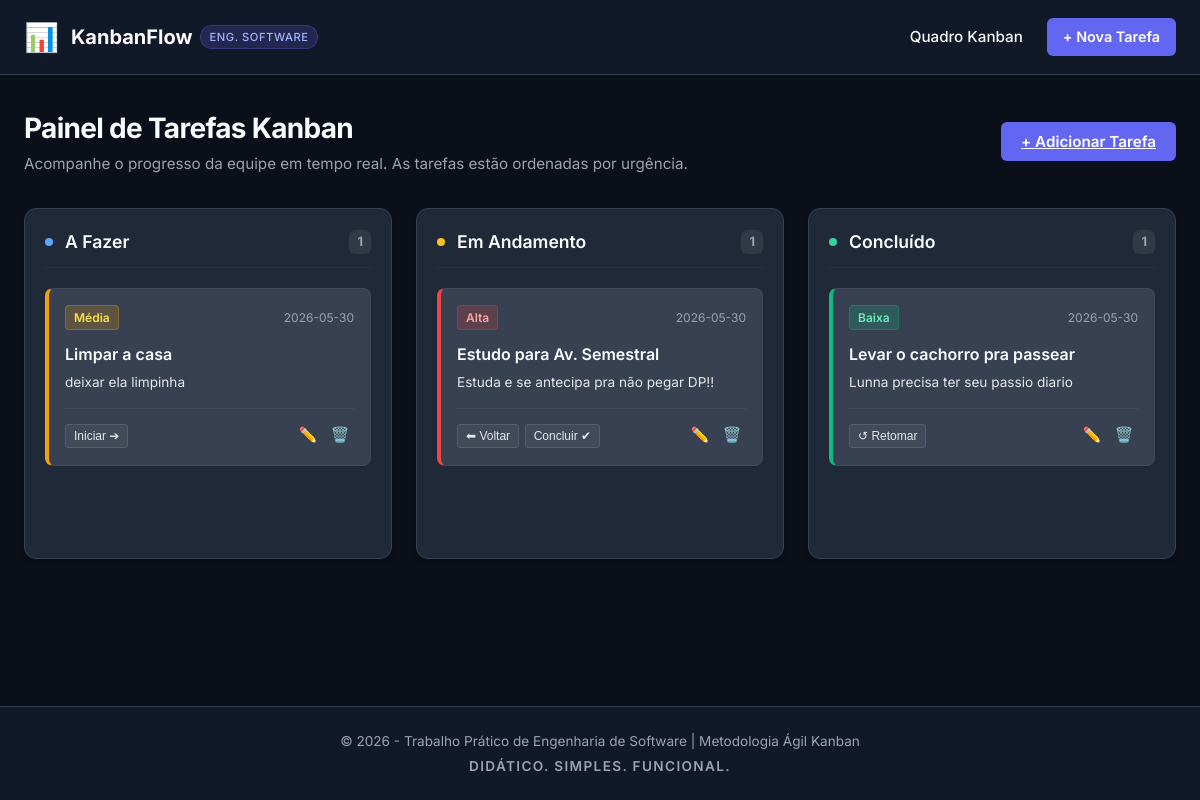
The page / on the database its author committed.
### tables this page shows
CREATE TABLE tasks (
    id INTEGER PRIMARY KEY AUTOINCREMENT,
    title TEXT NOT NULL,
    description TEXT,
    status TEXT NOT NULL DEFAULT 'Pendente', -- Pendente, Em Andamento, Concluído
    priority TEXT NOT NULL DEFAULT 'Média',  -- Baixa, Média, Alta
    created_at TIMESTAMP DEFAULT CURRENT_TIMESTAMP
);

### src/app.py (the view)
@bp.route('/')
def index():
    db = get_db()
    cursor = db.execute(
        'SELECT id, title, description, status, priority, created_at '
        'FROM tasks '
        'ORDER BY '
        '  CASE priority '
        '    WHEN "Alta" THEN 1 '
        '    WHEN "Média" THEN 2 '
        '    WHEN "Baixa" THEN 3 '
        '    ELSE 4 '
        '  END, '
        '  created_at DESC'
    )
    tasks = cursor.fetchall()
    todo_tasks = [t for t in tasks if t['status'] == 'Pendente']
    doing_tasks = [t for t in tasks if t['status'] == 'Em Andamento']
    done_tasks = [t for t in tasks if t['status'] == 'Concluído']
    return render_template(
        'index.html',
        todo=todo_tasks,
        doing=doing_tasks,
        done=done_tasks
    )

### src/db.py (called while the page is built)
def get_db():
    if 'db' not in g:
        g.db = sqlite3.connect(
            current_app.config['DATABASE']
        )
        g.db.row_factory = sqlite3.Row
    return g.db

### templates/index.html (shortened to what this page needs)
{% extends 'base.html' %}
{% block content %}
<div class="board-header">
    <div class="board-info">
        <h2>Painel de Tarefas Kanban</h2>
        <p>Acompanhe o progresso da equipe em tempo real. As tarefas estão ordenadas por urgência.</p>
    </div>
    <div class="board-actions">
        <a href="{{ url_for('tasks.nova') }}" class="btn-primary">+ Adicionar Tarefa</a>
    </div>
</div>
<div class="kanban-board">
    <div class="kanban-column" id="col-todo">
        <div class="column-title">
            <span class="column-indicator indicator-todo"></span>
            <h3>A Fazer</h3>
            <span class="task-count">{{ todo|length }}</span>
        </div>
        <div class="column-cards">
            {% if todo|length == 0 %}
                <div class="empty-column-state">
                    <p>Nenhuma tarefa pendente</p>
                </div>
            {% else %}
                {% for tarefa in todo %}
                    {% include 'components/task_card.html' %}
                {% endfor %}
            {% endif %}
        </div>
    </div>
    <div class="kanban-column" id="col-doing">
        <div class="column-title">
            <span class="column-indicator indicator-doing"></span>
            <h3>Em Andamento</h3>
            <span class="task-count">{{ doing|length }}</span>
        </div>
        <div class="column-cards">
            {% if doing|length == 0 %}
                <div class="empty-column-state">
                    <p>Nenhuma tarefa em execução</p>
                </div>
            {% else %}
                {% for tarefa in doing %}
                    {% include 'components/task_card.html' %}
                {% endfor %}
            {% endif %}
        </div>
    </div>
    <div class="kanban-column" id="col-done">
        <div class="column-title">
            <span class="column-indicator indicator-done"></span>
            <h3>Concluído</h3>
            <span class="task-count">{{ done|length }}</span>
        </div>
        <div class="column-cards">
            {% if done|length == 0 %}
                <div class="empty-column-state">
                    <p>Nenhuma tarefa concluída</p>
                </div>
            {% else %}
                {% for tarefa in done %}
                    {% include 'components/task_card.html' %}
                {% endfor %}
            {% endif %}
        </div>
    </div>
</div>
{% endblock %}

### templates/base.html (shortened to what this page needs)
<!DOCTYPE html>
<html lang="pt-BR">
<head>
    <link rel="stylesheet" href="{{ url_for('static', filename='css/style.css') }}">
</head>
<body>
    <header class="app-header">
        <div class="header-container">
            <div class="logo">
                <span class="logo-icon">📊</span>
                <h1>KanbanFlow <span class="badge-academico">Eng. Software</span></h1>
            </div>
            <nav class="nav-menu">
                <a href="{{ url_for('tasks.index') }}" class="nav-link {% if request.path == '/' %}active{% endif %}">Quadro Kanban</a>
                <a href="{{ url_for('tasks.nova') }}" class="btn-create">+ Nova Tarefa</a>
            </nav>
        </div>
    </header>
    <main class="container">
        {% block content %}{% endblock %}
    </main>
    <footer class="app-footer">
        <div class="footer-container">
            <p>&copy; 2026 - Trabalho Prático de Engenharia de Software | Metodologia Ágil Kanban</p>
            <p class="footer-tag">Didático. Simples. Funcional.</p>
        </div>
    </footer>
</body>
</html>

### templates/components/task_card.html (shortened to what this page needs)
<div class="task-card priority-{{ tarefa.priority|lower }}" id="task-card-{{ tarefa.id }}">
    <div class="task-card-header">
        <span class="badge badge-priority {{ tarefa.priority|lower }}" title="Prioridade: {{ tarefa.priority }}">
            {{ tarefa.priority }}
        </span>
        <span class="task-date" title="Criada em: {{ tarefa.created_at }}">
            {{ tarefa.created_at[:10] }}
        </span>
    </div>
    <div class="task-card-body">
        <h4 class="task-title">{{ tarefa.title }}</h4>
        {% if tarefa.description %}
            <p class="task-description">{{ tarefa.description }}</p>
        {% else %}
            <p class="task-description empty-desc">Sem descrição disponível.</p>
        {% endif %}
    </div>
    <div class="task-card-footer">
        <div class="flow-controls">
            {% if tarefa.status == 'Pendente' %}
                <form action="{{ url_for('tasks.mover', id=tarefa.id) }}" method="POST" class="inline-form">
                    <button type="submit" class="btn-flow" title="Iniciar Tarefa">Iniciar ➔</button>
                </form>
            {% elif tarefa.status == 'Em Andamento' %}
                <form action="{{ url_for('tasks.mover', id=tarefa.id) }}" method="POST" class="inline-form">
                    <button type="submit" class="btn-flow btn-flow-back" title="Voltar para A Fazer">⬅ Voltar</button>
                </form>
                <form action="{{ url_for('tasks.mover', id=tarefa.id) }}" method="POST" class="inline-form">
                    <button type="submit" class="btn-flow btn-flow-complete" title="Concluir Tarefa">Concluir ✔</button>
                </form>
            {% elif tarefa.status == 'Concluído' %}
                <form action="{{ url_for('tasks.mover', id=tarefa.id) }}" method="POST" class="inline-form">
                    <button type="submit" class="btn-flow btn-flow-reopen" title="Reabrir Tarefa">↺ Retomar</button>
                </form>
            {% endif %}
        </div>
        <div class="card-management">
            <a href="{{ url_for('tasks.editar', id=tarefa.id) }}" class="btn-icon btn-edit" title="Editar Tarefa">
                ✏️
            </a>
            <form action="{{ url_for('tasks.deletar', id=tarefa.id) }}" method="POST" class="delete-form inline-form" onsubmit="return confirmarExclusao('{{ tarefa.title }}')">
                <button type="submit" class="btn-icon btn-delete" title="Excluir Tarefa">
                    🗑️
                </button>
            </form>
        </div>
    </div>
</div>

### rows shown on the page
tasks: priority "Média", created_at "2026-05-30", title "Limpar a casa", description "deixar ela limpinha"
tasks: priority "Alta", created_at "2026-05-30", title "Estudo para Av. Semestral", description "Estuda e se antecipa pra não pegar DP!!"
tasks: priority "Baixa", created_at "2026-05-30", title "Levar o cachorro pra passear", description "Lunna precisa ter seu passio diario"

### other values the page prints
{{ todo|length }} "1"
{{ doing|length }} "1"
{{ done|length }} "1"
